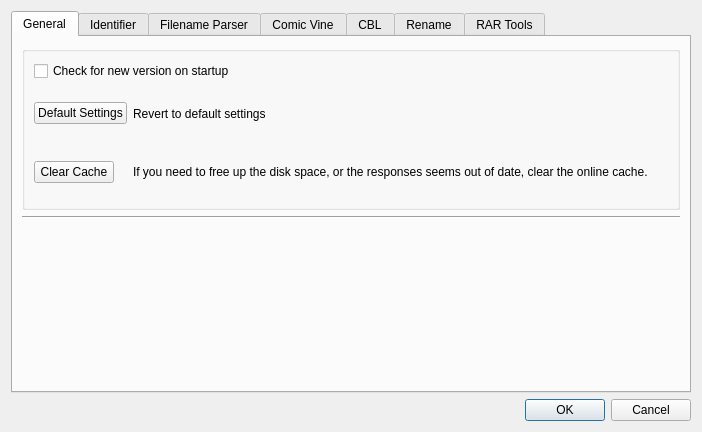
<?xml version="1.0" encoding="UTF-8"?>
<ui version="4.0">
 <class>dialogCreditEditor</class>
 <widget class="QDialog" name="dialogCreditEditor">
  <property name="geometry">
   <rect>
    <x>0</x>
    <y>0</y>
    <width>702</width>
    <height>432</height>
   </rect>
  </property>
  <property name="windowTitle">
   <string>Settings</string>
  </property>
  <property name="sizeGripEnabled">
   <bool>false</bool>
  </property>
  <layout class="QGridLayout" name="gridLayout_2">
   <item row="0" column="0">
    <layout class="QVBoxLayout" name="verticalLayout">
     <item>
      <widget class="QTabWidget" name="tabWidget">
       <property name="sizePolicy">
        <sizepolicy hsizetype="Expanding" vsizetype="Preferred">
         <horstretch>0</horstretch>
         <verstretch>0</verstretch>
        </sizepolicy>
       </property>
       <property name="currentIndex">
        <number>0</number>
       </property>
       <widget class="QWidget" name="tab">
        <attribute name="title">
         <string>General</string>
        </attribute>
        <layout class="QVBoxLayout" name="verticalLayout_2">
         <item>
          <widget class="QGroupBox" name="grpBoxBtns">
           <property name="title">
            <string/>
           </property>
           <layout class="QGridLayout" name="gridLayout_4">
            <item row="1" column="0">
             <widget class="QPushButton" name="btnResetSettings">
              <property name="sizePolicy">
               <sizepolicy hsizetype="Maximum" vsizetype="Fixed">
                <horstretch>0</horstretch>
                <verstretch>0</verstretch>
               </sizepolicy>
              </property>
              <property name="text">
               <string>Default Settings</string>
              </property>
             </widget>
            </item>
            <item row="1" column="1">
             <widget class="QLabel" name="lblDefaultSettings">
              <property name="sizePolicy">
               <sizepolicy hsizetype="Expanding" vsizetype="Expanding">
                <horstretch>0</horstretch>
                <verstretch>0</verstretch>
               </sizepolicy>
              </property>
              <property name="text">
               <string>Revert to default settings</string>
              </property>
              <property name="wordWrap">
               <bool>true</bool>
              </property>
             </widget>
            </item>
            <item row="2" column="0">
             <widget class="QPushButton" name="btnClearCache">
              <property name="sizePolicy">
               <sizepolicy hsizetype="Maximum" vsizetype="Fixed">
                <horstretch>0</horstretch>
                <verstretch>0</verstretch>
               </sizepolicy>
              </property>
              <property name="text">
               <string>Clear Cache</string>
              </property>
             </widget>
            </item>
            <item row="2" column="1">
             <widget class="QLabel" name="label_2">
              <property name="sizePolicy">
               <sizepolicy hsizetype="Expanding" vsizetype="Expanding">
                <horstretch>0</horstretch>
                <verstretch>0</verstretch>
               </sizepolicy>
              </property>
              <property name="text">
               <string>If you need to free up the disk space, or the responses seems out of date, clear the online cache.</string>
              </property>
              <property name="wordWrap">
               <bool>true</bool>
              </property>
             </widget>
            </item>
            <item row="0" column="0" colspan="2">
             <widget class="QCheckBox" name="cbxCheckForNewVersion">
              <property name="text">
               <string>Check for new version on startup</string>
              </property>
             </widget>
            </item>
           </layout>
          </widget>
         </item>
         <item>
          <widget class="Line" name="line_3">
           <property name="orientation">
            <enum>Qt::Horizontal</enum>
           </property>
          </widget>
         </item>
         <item>
          <spacer name="verticalSpacer">
           <property name="orientation">
            <enum>Qt::Vertical</enum>
           </property>
           <property name="sizeHint" stdset="0">
            <size>
             <width>20</width>
             <height>40</height>
            </size>
           </property>
          </spacer>
         </item>
        </layout>
       </widget>
       <widget class="QWidget" name="tab_2">
        <attribute name="title">
         <string>Identifier</string>
        </attribute>
        <layout class="QGridLayout" name="gridLayout_3">
         <item row="0" column="0">
          <widget class="QLabel" name="label_5">
           <property name="text">
            <string>&lt;html&gt;&lt;head/&gt;&lt;body&gt;&lt;p&gt;These settings are for the automatic issue identifier which searches online for matches. They will not affect &amp;quot;manual&amp;quot; searching.&lt;/p&gt;&lt;p&gt;Hover the mouse over an entry field for more info.&lt;/p&gt;&lt;/body&gt;&lt;/html&gt;</string>
           </property>
           <property name="wordWrap">
            <bool>true</bool>
           </property>
          </widget>
         </item>
         <item row="1" column="0">
          <widget class="Line" name="line_2">
           <property name="orientation">
            <enum>Qt::Horizontal</enum>
           </property>
          </widget>
         </item>
         <item row="2" column="0">
          <layout class="QFormLayout" name="formLayout_2">
           <property name="fieldGrowthPolicy">
            <enum>QFormLayout::AllNonFixedFieldsGrow</enum>
           </property>
           <item row="0" column="0">
            <widget class="QLabel" name="label_3">
             <property name="toolTip">
              <string/>
             </property>
             <property name="text">
              <string>Default Name Length Match Tolerance:</string>
             </property>
            </widget>
           </item>
           <item row="0" column="1">
            <widget class="QLineEdit" name="leNameLengthDeltaThresh">
             <property name="sizePolicy">
              <sizepolicy hsizetype="Maximum" vsizetype="Fixed">
               <horstretch>0</horstretch>
               <verstretch>0</verstretch>
              </sizepolicy>
             </property>
             <property name="maximumSize">
              <size>
               <width>50</width>
               <height>16777215</height>
              </size>
             </property>
             <property name="toolTip">
              <string/>
             </property>
            </widget>
           </item>
           <item row="1" column="0">
            <widget class="QLabel" name="label_4">
             <property name="text">
              <string>Publisher Blacklist:</string>
             </property>
            </widget>
           </item>
           <item row="1" column="1">
            <widget class="QPlainTextEdit" name="tePublisherBlacklist">
             <property name="sizePolicy">
              <sizepolicy hsizetype="Expanding" vsizetype="Expanding">
               <horstretch>0</horstretch>
               <verstretch>0</verstretch>
              </sizepolicy>
             </property>
            </widget>
           </item>
          </layout>
         </item>
        </layout>
       </widget>
       <widget class="QWidget" name="tab_6">
        <attribute name="title">
         <string>Filename Parser</string>
        </attribute>
        <widget class="QCheckBox" name="cbxParseScanInfo">
         <property name="geometry">
          <rect>
           <x>30</x>
           <y>30</y>
           <width>421</width>
           <height>25</height>
          </rect>
         </property>
         <property name="text">
          <string>Parse Scan Info From Filename (Experimental)</string>
         </property>
        </widget>
       </widget>
       <widget class="QWidget" name="tab_3">
        <attribute name="title">
         <string>Comic Vine</string>
        </attribute>
        <layout class="QVBoxLayout" name="verticalLayout_4">
         <item>
          <widget class="QGroupBox" name="grpBoxCVTop">
           <property name="sizePolicy">
            <sizepolicy hsizetype="Preferred" vsizetype="Preferred">
             <horstretch>0</horstretch>
             <verstretch>0</verstretch>
            </sizepolicy>
           </property>
           <layout class="QVBoxLayout" name="verticalLayout_5">
            <item>
             <layout class="QVBoxLayout" name="verticalLayout_3">
              <item>
               <widget class="QCheckBox" name="cbxUseSeriesStartAsVolume">
                <property name="text">
                 <string>Use Series Start Date as Volume</string>
                </property>
               </widget>
              </item>
              <item>
               <widget class="QCheckBox" name="cbxClearFormBeforePopulating">
                <property name="text">
                 <string>Clear Form Before Importing Comic Vine data</string>
                </property>
               </widget>
              </item>
              <item>
               <widget class="QCheckBox" name="cbxRemoveHtmlTables">
                <property name="text">
                 <string>Remove HTML tables from CV summary field</string>
                </property>
               </widget>
              </item>
             </layout>
            </item>
           </layout>
          </widget>
         </item>
         <item>
          <widget class="Line" name="line_4">
           <property name="sizePolicy">
            <sizepolicy hsizetype="Expanding" vsizetype="Fixed">
             <horstretch>0</horstretch>
             <verstretch>0</verstretch>
            </sizepolicy>
           </property>
           <property name="orientation">
            <enum>Qt::Horizontal</enum>
           </property>
          </widget>
         </item>
         <item>
          <widget class="QGroupBox" name="grpBoxKey">
           <property name="sizePolicy">
            <sizepolicy hsizetype="Preferred" vsizetype="Preferred">
             <horstretch>0</horstretch>
             <verstretch>0</verstretch>
            </sizepolicy>
           </property>
           <layout class="QGridLayout" name="gridLayout_8">
            <item row="1" column="1">
             <widget class="QLineEdit" name="leKey">
              <property name="sizePolicy">
               <sizepolicy hsizetype="MinimumExpanding" vsizetype="Maximum">
                <horstretch>0</horstretch>
                <verstretch>0</verstretch>
               </sizepolicy>
              </property>
              <property name="readOnly">
               <bool>false</bool>
              </property>
             </widget>
            </item>
            <item row="1" column="0">
             <widget class="QLabel" name="label_8">
              <property name="sizePolicy">
               <sizepolicy hsizetype="Preferred" vsizetype="Preferred">
                <horstretch>0</horstretch>
                <verstretch>0</verstretch>
               </sizepolicy>
              </property>
              <property name="minimumSize">
               <size>
                <width>120</width>
                <height>0</height>
               </size>
              </property>
              <property name="maximumSize">
               <size>
                <width>200</width>
                <height>16777215</height>
               </size>
              </property>
              <property name="text">
               <string>Comic Vine API Key</string>
              </property>
             </widget>
            </item>
            <item row="0" column="0" colspan="3">
             <widget class="QLabel" name="lblKeyHelp">
              <property name="sizePolicy">
               <sizepolicy hsizetype="Expanding" vsizetype="MinimumExpanding">
                <horstretch>0</horstretch>
                <verstretch>0</verstretch>
               </sizepolicy>
              </property>
              <property name="text">
               <string>&lt;html&gt;&lt;head/&gt;&lt;body&gt;&lt;p&gt;A personal API key from &lt;a href=&quot;http://www.comicvine.com/api/&quot;&gt;&lt;span style=&quot; text-decoration: underline; color:#0000ff;&quot;&gt;Comic Vine&lt;/span&gt;&lt;/a&gt; is recommended in order to search for tag data. Login (or create a new account) there to get your key, and enter it below.&lt;/p&gt;&lt;/body&gt;&lt;/html&gt;</string>
              </property>
              <property name="textFormat">
               <enum>Qt::RichText</enum>
              </property>
              <property name="alignment">
               <set>Qt::AlignBottom|Qt::AlignLeading|Qt::AlignLeft</set>
              </property>
              <property name="wordWrap">
               <bool>true</bool>
              </property>
              <property name="openExternalLinks">
               <bool>true</bool>
              </property>
              <property name="textInteractionFlags">
               <set>Qt::LinksAccessibleByKeyboard|Qt::LinksAccessibleByMouse</set>
              </property>
             </widget>
            </item>
            <item row="1" column="2">
             <widget class="QPushButton" name="btnTestKey">
              <property name="text">
               <string>Tesk Key</string>
              </property>
             </widget>
            </item>
           </layout>
          </widget>
         </item>
         <item>
          <spacer name="verticalSpacer_3">
           <property name="orientation">
            <enum>Qt::Vertical</enum>
           </property>
           <property name="sizeHint" stdset="0">
            <size>
             <width>20</width>
             <height>40</height>
            </size>
           </property>
          </spacer>
         </item>
        </layout>
       </widget>
       <widget class="QWidget" name="tab_4">
        <attribute name="title">
         <string>CBL</string>
        </attribute>
        <layout class="QGridLayout" name="gridLayout_6">
         <item row="0" column="0">
          <widget class="QCheckBox" name="cbxApplyCBLTransformOnCVIMport">
           <property name="text">
            <string>Apply CBL Transforms on ComicVine Import</string>
           </property>
          </widget>
         </item>
         <item row="1" column="0">
          <widget class="QCheckBox" name="cbxApplyCBLTransformOnBatchOperation">
           <property name="text">
            <string>Apply CBL Transforms on Batch Copy Operations to CBL Tags</string>
           </property>
          </widget>
         </item>
         <item row="3" column="0">
          <widget class="QGroupBox" name="groupBox">
           <property name="sizePolicy">
            <sizepolicy hsizetype="Preferred" vsizetype="MinimumExpanding">
             <horstretch>0</horstretch>
             <verstretch>0</verstretch>
            </sizepolicy>
           </property>
           <property name="title">
            <string>CBL Transforms</string>
           </property>
           <widget class="QWidget" name="layoutWidget">
            <property name="geometry">
             <rect>
              <x>11</x>
              <y>21</y>
              <width>251</width>
              <height>199</height>
             </rect>
            </property>
            <layout class="QGridLayout" name="gridLayout_7">
             <item row="3" column="0">
              <widget class="QCheckBox" name="cbxCopyLocationsToTags">
               <property name="text">
                <string>Copy Locations to Generic Tags</string>
               </property>
              </widget>
             </item>
             <item row="0" column="0">
              <widget class="QCheckBox" name="cbxAssumeLoneCreditIsPrimary">
               <property name="text">
                <string>Assume Lone Credit Is Primary</string>
               </property>
              </widget>
             </item>
             <item row="1" column="0">
              <widget class="QCheckBox" name="cbxCopyCharactersToTags">
               <property name="text">
                <string>Copy Characters to Generic Tags</string>
               </property>
              </widget>
             </item>
             <item row="2" column="0">
              <widget class="QCheckBox" name="cbxCopyTeamsToTags">
               <property name="text">
                <string>Copy Teams to Generic Tags</string>
               </property>
              </widget>
             </item>
             <item row="5" column="0">
              <widget class="QCheckBox" name="cbxCopyNotesToComments">
               <property name="text">
                <string>Copy Notes to Comments</string>
               </property>
              </widget>
             </item>
             <item row="6" column="0">
              <widget class="QCheckBox" name="cbxCopyWebLinkToComments">
               <property name="text">
                <string>Copy Web Link to Comments</string>
               </property>
              </widget>
             </item>
             <item row="4" column="0">
              <widget class="QCheckBox" name="cbxCopyStoryArcsToTags">
               <property name="text">
                <string>Copy Story Arcs to Generic Tags</string>
               </property>
              </widget>
             </item>
            </layout>
           </widget>
          </widget>
         </item>
         <item row="2" column="0">
          <spacer name="verticalSpacer_2">
           <property name="orientation">
            <enum>Qt::Vertical</enum>
           </property>
           <property name="sizeType">
            <enum>QSizePolicy::Fixed</enum>
           </property>
           <property name="sizeHint" stdset="0">
            <size>
             <width>20</width>
             <height>10</height>
            </size>
           </property>
          </spacer>
         </item>
        </layout>
       </widget>
       <widget class="QWidget" name="tab_5">
        <attribute name="title">
         <string>Rename</string>
        </attribute>
        <layout class="QGridLayout" name="gridLayout_5">
         <item row="0" column="0">
          <layout class="QFormLayout" name="formLayout_3">
           <property name="fieldGrowthPolicy">
            <enum>QFormLayout::AllNonFixedFieldsGrow</enum>
           </property>
           <item row="1" column="0">
            <widget class="QLabel" name="label">
             <property name="text">
              <string>Template:</string>
             </property>
            </widget>
           </item>
           <item row="1" column="1">
            <widget class="QLineEdit" name="leRenameTemplate">
             <property name="toolTip">
              <string>&lt;html&gt;&lt;head/&gt;&lt;body&gt;&lt;p&gt;The template for the new filename. Accepts the following variables:&lt;/p&gt;&lt;p&gt;%series%&lt;br/&gt;%issue%&lt;br/&gt;%volume%&lt;br/&gt;%issuecount%&lt;br/&gt;%year%&lt;br/&gt;%month%&lt;br/&gt;%month_name%&lt;br/&gt;%publisher%&lt;br/&gt;%title%&lt;br/&gt;
%genre%&lt;br/&gt;
%language_code%&lt;br/&gt;
%criticalrating%&lt;br/&gt;
%alternateseries%&lt;br/&gt;
%alternatenumber%&lt;br/&gt;
%alternatecount%&lt;br/&gt;
%imprint%&lt;br/&gt;
%format%&lt;br/&gt;
%maturityrating%&lt;br/&gt;
%storyarc%&lt;br/&gt;
%seriesgroup%&lt;br/&gt;
%scaninfo%
&lt;/p&gt;&lt;p&gt;Examples:&lt;/p&gt;&lt;p&gt;&lt;span style=&quot; font-style:italic;&quot;&gt;%series% %issue% (%year%)&lt;/span&gt;&lt;br/&gt;&lt;span style=&quot; font-style:italic;&quot;&gt;%series% #%issue% - %title%&lt;/span&gt;&lt;/p&gt;&lt;/body&gt;&lt;/html&gt;</string>
             </property>
            </widget>
           </item>
           <item row="2" column="0">
            <widget class="QLabel" name="label_6">
             <property name="text">
              <string>Issue # Zero Padding</string>
             </property>
            </widget>
           </item>
           <item row="2" column="1">
            <widget class="QLineEdit" name="leIssueNumPadding">
             <property name="sizePolicy">
              <sizepolicy hsizetype="Maximum" vsizetype="Fixed">
               <horstretch>0</horstretch>
               <verstretch>0</verstretch>
              </sizepolicy>
             </property>
             <property name="maximumSize">
              <size>
               <width>50</width>
               <height>16777215</height>
              </size>
             </property>
             <property name="toolTip">
              <string>&lt;html&gt;&lt;head/&gt;&lt;body&gt;&lt;p&gt;&lt;span style=&quot; font-weight:600;&quot;&gt;Issue # Zero Padding&lt;/span&gt; dictates if the issue number should be padded on left with zeros.  A value of 2, for example, means that the number will always be at least two digits.&lt;/p&gt;&lt;/body&gt;&lt;/html&gt;</string>
             </property>
            </widget>
           </item>
           <item row="3" column="0" colspan="2">
            <widget class="QCheckBox" name="cbxSmartCleanup">
             <property name="toolTip">
              <string>&lt;html&gt;&lt;head/&gt;&lt;body&gt;&lt;p&gt;&lt;span style=&quot; font-weight:600;&quot;&gt;&amp;quot;Smart Text Cleanup&amp;quot; &lt;/span&gt;will attempt to clean up the new filename if there are missing fields from the template.  For example, removing empty braces, repeated spaces and dashes, and more.  Experimental feature.&lt;/p&gt;&lt;/body&gt;&lt;/html&gt;</string>
             </property>
             <property name="text">
              <string>Use Smart Text Cleanup (Experimental)</string>
             </property>
            </widget>
           </item>
           <item row="4" column="0" colspan="2">
            <widget class="QCheckBox" name="cbxChangeExtension">
             <property name="text">
              <string>Change Extension Based On Archive Type</string>
             </property>
            </widget>
           </item>
          </layout>
         </item>
        </layout>
       </widget>
       <widget class="QWidget" name="tab_7">
        <attribute name="title">
         <string>RAR Tools</string>
        </attribute>
        <layout class="QVBoxLayout" name="verticalLayout_2">
         <item>
          <widget class="QGroupBox" name="grpBoxRar">
           <layout class="QGridLayout" name="gridLayout">
            <item row="1" column="0">
             <widget class="QLabel" name="label_7">
              <property name="sizePolicy">
               <sizepolicy hsizetype="Preferred" vsizetype="Preferred">
                <horstretch>0</horstretch>
                <verstretch>0</verstretch>
               </sizepolicy>
              </property>
              <property name="minimumSize">
               <size>
                <width>120</width>
                <height>0</height>
               </size>
              </property>
              <property name="maximumSize">
               <size>
                <width>200</width>
                <height>16777215</height>
               </size>
              </property>
              <property name="text">
               <string>RAR program</string>
              </property>
             </widget>
            </item>
            <item row="1" column="1">
             <widget class="QLineEdit" name="leRarExePath">
              <property name="sizePolicy">
               <sizepolicy hsizetype="Expanding" vsizetype="Maximum">
                <horstretch>0</horstretch>
                <verstretch>0</verstretch>
               </sizepolicy>
              </property>
              <property name="readOnly">
               <bool>true</bool>
              </property>
             </widget>
            </item>
            <item row="1" column="2">
             <widget class="QPushButton" name="btnBrowseRar">
              <property name="sizePolicy">
               <sizepolicy hsizetype="Minimum" vsizetype="Maximum">
                <horstretch>0</horstretch>
                <verstretch>0</verstretch>
               </sizepolicy>
              </property>
              <property name="text">
               <string>...</string>
              </property>
             </widget>
            </item>
            <item row="0" column="0" colspan="3">
             <widget class="QLabel" name="lblRarHelp">
              <property name="sizePolicy">
               <sizepolicy hsizetype="Preferred" vsizetype="Minimum">
                <horstretch>0</horstretch>
                <verstretch>0</verstretch>
               </sizepolicy>
              </property>
              <property name="text">
               <string>&lt;html&gt;&lt;head/&gt;&lt;body&gt;&lt;p&gt;In order to write to CBR/RAR archives, you will need to have the shareware tools from &lt;a href=&quot;www.win-rar.com/download.html&quot;&gt;&lt;span style=&quot; text-decoration: underline; color:#0000ff;&quot;&gt;WinRAR&lt;/span&gt;&lt;/a&gt; installed. &lt;/p&gt;&lt;/body&gt;&lt;/html&gt;</string>
              </property>
              <property name="textFormat">
               <enum>Qt::RichText</enum>
              </property>
              <property name="alignment">
               <set>Qt::AlignBottom|Qt::AlignLeading|Qt::AlignLeft</set>
              </property>
              <property name="wordWrap">
               <bool>true</bool>
              </property>
              <property name="openExternalLinks">
               <bool>true</bool>
              </property>
              <property name="textInteractionFlags">
               <set>Qt::LinksAccessibleByKeyboard|Qt::LinksAccessibleByMouse</set>
              </property>
             </widget>
            </item>
           </layout>
          </widget>
         </item>
         <item>
          <spacer name="verticalSpacer">
           <property name="orientation">
            <enum>Qt::Vertical</enum>
           </property>
           <property name="sizeHint" stdset="0">
            <size>
             <width>20</width>
             <height>40</height>
            </size>
           </property>
          </spacer>
         </item>
        </layout>
       </widget>
      </widget>
     </item>
     <item>
      <widget class="QDialogButtonBox" name="buttonBox">
       <property name="orientation">
        <enum>Qt::Horizontal</enum>
       </property>
       <property name="standardButtons">
        <set>QDialogButtonBox::Cancel|QDialogButtonBox::Ok</set>
       </property>
      </widget>
     </item>
    </layout>
   </item>
  </layout>
 </widget>
 <resources/>
 <connections>
  <connection>
   <sender>buttonBox</sender>
   <signal>accepted()</signal>
   <receiver>dialogCreditEditor</receiver>
   <slot>accept()</slot>
   <hints>
    <hint type="sourcelabel">
     <x>248</x>
     <y>254</y>
    </hint>
    <hint type="destinationlabel">
     <x>157</x>
     <y>274</y>
    </hint>
   </hints>
  </connection>
  <connection>
   <sender>buttonBox</sender>
   <signal>rejected()</signal>
   <receiver>dialogCreditEditor</receiver>
   <slot>reject()</slot>
   <hints>
    <hint type="sourcelabel">
     <x>316</x>
     <y>260</y>
    </hint>
    <hint type="destinationlabel">
     <x>286</x>
     <y>274</y>
    </hint>
   </hints>
  </connection>
 </connections>
</ui>
